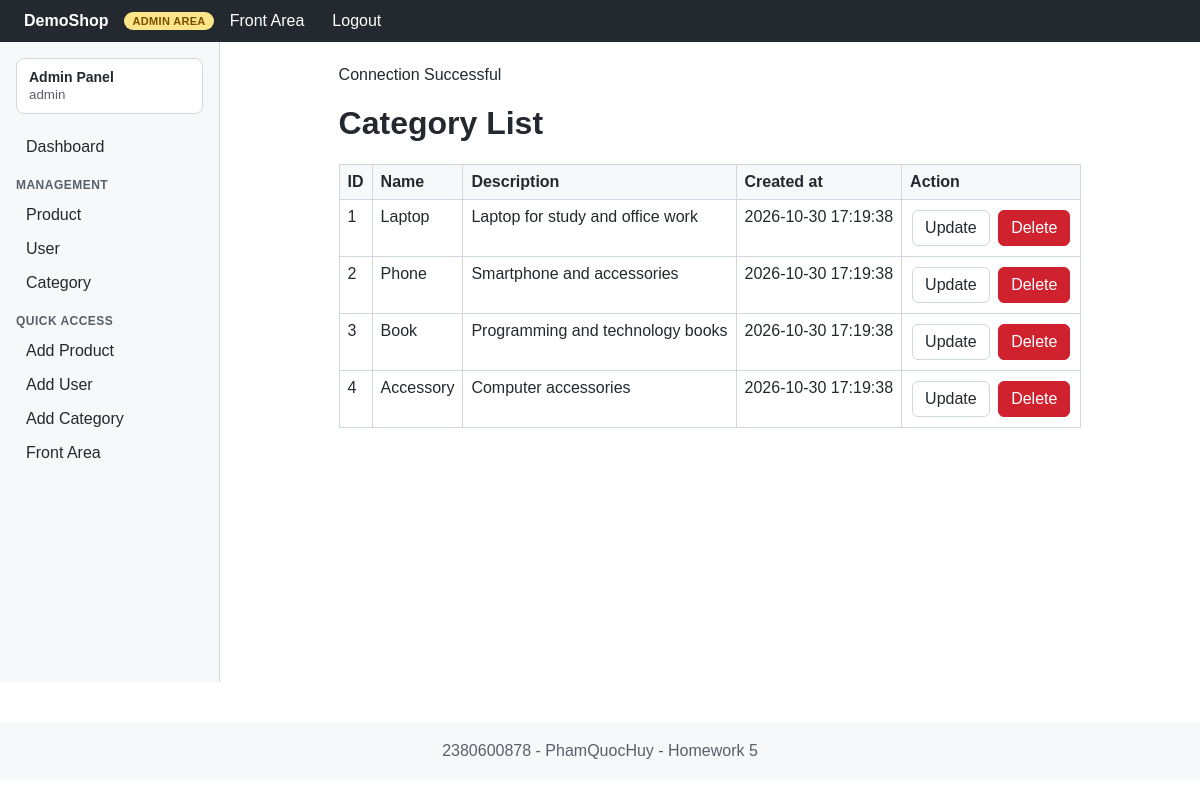
/public/backend/category/index.php, run on the app's committed database.
### tables this page shows
CREATE TABLE categories (
    id INT AUTO_INCREMENT PRIMARY KEY,
    name VARCHAR(150) NOT NULL UNIQUE,
    description TEXT NULL,
    created_at DATETIME DEFAULT CURRENT_TIMESTAMP
);

### public/backend/category/index.php (the view, shortened to what this page needs)
<?php
include_once __DIR__ . '/../../../includes/admin_header.php';
include_once __DIR__ . '/../../../config/db.php';
$sql = "SELECT * FROM categories";
$result = $con->query($sql);
?>
<h1>Category List</h1>
<table class="table">
    <thead>
        <tr>
            <th>ID</th>
            <th>Name</th>
            <th>Description</th>
            <th>Created at</th>
            <th>Action</th>
        </tr>
    </thead>
    <tbody>
        <?php
        while($row = $result->fetch_assoc()):
        ?>
        <tr>
            <td><?= $row['id'] ?></td>
            <td><?= $row['name'] ?></td>
            <td><?= $row['description'] ?></td>
            <td><?= $row['created_at'] ?></td>
            <td>
                <a href="update.php?id= <?= $row['id'] ?>" class="btn">Update</a>
                <a href="delete.php?id= <?= $row['id'] ?>" class="btn btn-danger" onclick = "return confirm('Are you sure?')">Delete</a>
            </td>
        </tr>
        <?php endwhile ?>
    </tbody>
</table>
<?php
include_once __DIR__ . '/../../../includes/admin_footer.php';
?>

### assets/css/style.css (style rules this page uses)
:root { --primary: #1f6feb; --dark: #24292f; --light: #f6f8fa; --danger: #cf222e; --success: #1a7f37; }
* { box-sizing: border-box; }
body { margin: 0; font-family: Arial, Helvetica, sans-serif; color: #24292f; background: #fff; }
a { color: var(--primary); text-decoration: none; }
.btn { display: inline-block; padding: 8px 12px; border-radius: 6px; border: 1px solid #d0d7de; background: #fff; color: #24292f; cursor: pointer; margin: 2px; }
.btn-danger { background: var(--danger); border-color: var(--danger); color: #fff; }
.table { width: 100%; border-collapse: collapse; margin-top: 16px; }
.table th, .table td { border: 1px solid #d0d7de; padding: 8px; text-align: left; vertical-align: top; }
.table th { background: #f6f8fa; }

### data on the page
categories: id "1", name "Laptop", description "Laptop for study and office work", created_at "2026-10-30 17:19:38"
categories: id "2", name "Phone", description "Smartphone and accessories", created_at "2026-10-30 17:19:38"
categories: id "3", name "Book", description "Programming and technology books", created_at "2026-10-30 17:19:38"
categories: id "4", name "Accessory", description "Computer accessories", created_at "2026-10-30 17:19:38"
